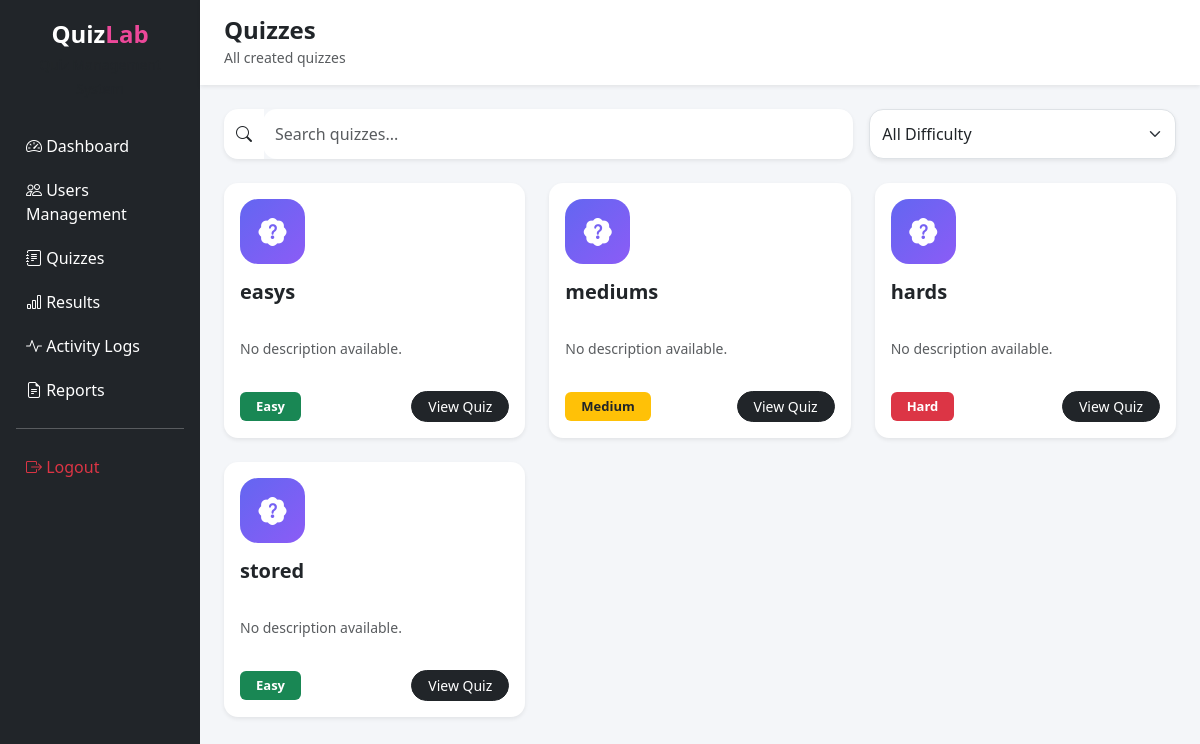
The app's page /frontend/admin/quizzes.php with its own data.
### tables this page shows
CREATE TABLE `quizzes` (
  `quiz_id` int(11) NOT NULL,
  `teacher_id` int(11) NOT NULL,
  `title` varchar(255) NOT NULL,
  `description` text DEFAULT NULL,
  `status` enum('draft','published') DEFAULT 'draft',
  `created_at` timestamp NOT NULL DEFAULT current_timestamp(),
  `quiz_type` enum('multiple_choice','identification','true_false','enumeration') NOT NULL DEFAULT 'multiple_choice',
  `difficulty` enum('easy','medium','hard') NOT NULL DEFAULT 'medium'
);

### frontend/admin/quizzes.php (the view, shortened to what this page needs)
<?php
require_once "../../backend/database.php";
$stmt = $pdo->query("SELECT * FROM quizzes ORDER BY quiz_id DESC");
$quizzes = $stmt->fetchAll(PDO::FETCH_ASSOC);
?>
<!DOCTYPE html>
<html lang="en">
<head>
    <link href="https://cdn.jsdelivr.net/npm/bootstrap@5.3.2/dist/css/bootstrap.min.css" rel="stylesheet">
    <link rel="stylesheet" href="https://cdn.jsdelivr.net/npm/bootstrap-icons@1.11.1/font/bootstrap-icons.css">
    <link rel="stylesheet" href="style.css">
</head>
<body style="background:#f4f6f9;">
    <div class="container-fluid">
        <div class="row">
            <div class="col-md-2 p-0">
                <?php include "nav.php"; ?>
            </div>
            <div class="col-md-10 p-0">
                <nav class="navbar bg-white shadow-sm px-4 py-3">
                    <div>
                        <h4 class="fw-bold mb-0">Quizzes</h4>
                        <small class="text-muted">All created quizzes</small>
                    </div>
                </nav>
                <div class="p-4">
                    <div class="row mb-4 g-3">
                        <div class="col-md-8">
                            <div class="input-group shadow-sm">
                                <span class="input-group-text bg-white border-0">
                                    <i class="bi bi-search"></i>
                                </span>
                                <input type="text" id="searchQuiz" class="form-control border-0"
                                    placeholder="Search quizzes...">
                            </div>
                        </div>
                        <div class="col-md-4">
                            <select id="difficultyFilter" class="form-select shadow-sm">
                                <option value="">All Difficulty</option>
                            </select>
                        </div>
                    </div>
                    <div class="row g-4" id="quizContainer">
                        <?php foreach ($quizzes as $quiz): ?>
                            <?php
                            $difficulty = strtolower($quiz['difficulty']);
                            $badgeClass = "bg-primary";
                            if ($difficulty == "easy")
                                $badgeClass = "bg-success";
                            if ($difficulty == "medium")
                                $badgeClass = "bg-warning text-dark";
                            if ($difficulty == "hard")
                                $badgeClass = "bg-danger";
                            ?>
                            <div class="col-lg-4 col-md-6 quiz-card-item">
                                <div class="card border-0 shadow-sm h-100 quiz-card">
                                    <div class="card-body d-flex flex-column">
                                        <div class="quiz-icon mb-3">
                                            <i class="bi bi-patch-question-fill"></i>
                                        </div>
                                        <h5 class="fw-bold mb-2 quiz-title">
                                            <?= htmlspecialchars($quiz['title']) ?>
                                        </h5>
                                        <p class="text-muted small flex-grow-1">
                                            <?= htmlspecialchars($quiz['description'] ?? 'No description available.') ?>
                                        </p>
                                        <div class="d-flex justify-content-between align-items-center mt-3">
                                            <span class="badge <?= $badgeClass ?> px-3 py-2">
                                                <?= ucfirst($quiz['difficulty']) ?>
                                            </span>
                                            <button class="btn btn-dark btn-sm rounded-pill px-3 viewQuizBtn"
                                                data-id="<?= $quiz['quiz_id'] ?>" data-bs-toggle="modal"
                                                data-bs-target="#quizModal">
                                                View Quiz
                                            </button>
                                        </div>
                                    </div>
                                </div>
                            </div>
                        <?php endforeach; ?>
                    </div>
                </div>
            </div>
        </div>
    </div>
</body>
</html>

### frontend/admin/style.css (style rules this page uses)
body { background:#f5f6fa; }
.card { border-radius:14px !important; overflow:hidden; }
.btn { border-radius:10px; }
.form-control, .form-select { border-radius:10px; }

### frontend/admin/quizzes.php (style rules this page uses)
.quiz-card { border-radius: 20px; transition: 0.3s ease; overflow: hidden; }
.quiz-icon { width: 65px; height: 65px; border-radius: 18px; background: linear-gradient(135deg, #6366f1, #8b5cf6); color: white; display: flex; align-items: center; justify-content: center; font-size: 28px; }
.quiz-title { min-height: 50px; }
.form-control, .form-select { height: 50px; border-radius: 14px !important; }
.input-group { border-radius: 14px; overflow: hidden; }
.input-group-text { border-radius: 14px 0 0 14px !important; }
.badge { font-size: 13px; }

### records on screen
quizzes: title "easys", description "No description available.", difficulty "Easy"
quizzes: title "mediums", description "No description available.", difficulty "Medium"
quizzes: title "hards", description "No description available.", difficulty "Hard"
quizzes: title "stored", description "No description available.", difficulty "Easy"
